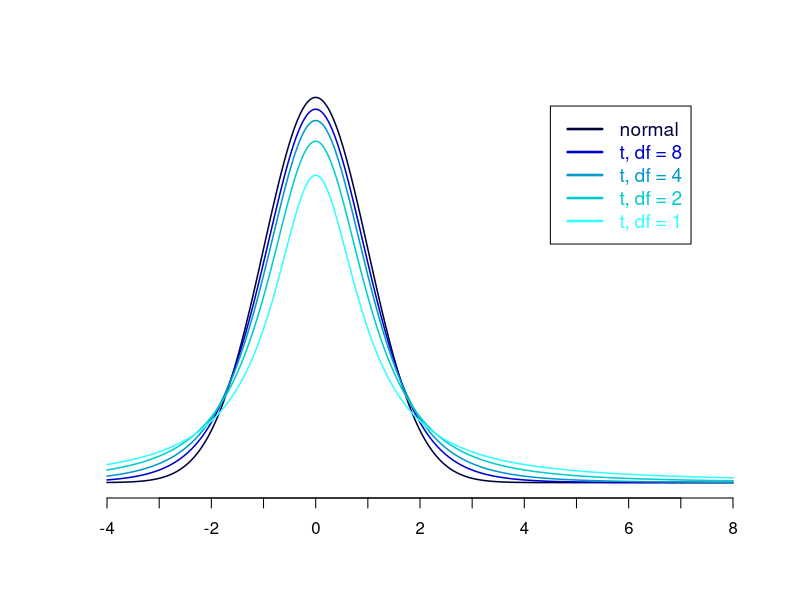

Source code (R):
#' BTC1859 Data Science in Health I, Assignment 1 
#' Prof. Nicholas Mitsakakis, Summer Term, 2024
#' Zachery Chan, 1005468012

# Github repo for R: https://github.com/SirAcia/BTC1859.git

# Please note that questions 2-4 are answered on the word document/written report

#' -------------------------------------

#' Question 1:

#' Using the function pbinom() as this scenario deals with desecretized, 
#' numerical data. Also assuming that there are only 2 states for this sickness:
#' sick or not sick, thus fulfilling the requirements (& conditions) necessary 
#' to use a binomial distribution 

#' Let p be the national probability of falling sick where p = 0.2, 

# Finding the complement of the probability of 5 or less kids (=<5) get sick in a class of 15,
# given that the students are in the population of students affected by the national 
# of getting sick (i.e. lie in the the population where parameter p = 0.2)

# Finding complement of pbinom(5,size = 15,prob = 0.2), thus the probability of 
# at least 6 kids getting sick 
prob_at_least_6 <- 1 - pbinom(5,size = 15,prob = 0.2)

#outputting probability to console window
prob_at_least_6

# prob_at_least_6 = 0.06105143
# Assuming that this class of kids is part of the general population of students 
# (such that they are subject to parameters, p = 0.2), the probability of at
# least 6 cases of illness is approx. 6%.

#' -------------------------------------

# Question 5

#Setting sequence for x-axis, using seq function to ensure smooth line (has many, many points)
x <- seq(from = -4, to = 8, length.out = 1000)

#PLotting normal distribution as y to plot on graph, using standard normal distribution (mean = 0, var = 1)
y_norm <- dnorm(x, mean = 0, sd = sqrt(1), log = FALSE)

#Plotting the normal distribution first as it well be tallest and set the zoom for y-axis accordingly
plot(x, y_norm, type = "l",col = "#000339", xlab = " ",
     ylab = " ", yaxt = "n", frame.plot = FALSE, lwd = 1.5, )

#Creating tick marks on the graph
axis(side = 1, at = c(-3, -1, 1, 3, 5, 7),labels = F)

#Creating vectors for the given degrees of freedom for the t-distributions
df_8 <- 8
df_4 <- 4
df_2 <- 2
df_1 <- 1

#Using points() to plot each t-distribution on the original graph, also set lwd = 1.5 for clarity
y_8 <- dt(x, df_8)
points(x, y_8, type = "l", col = "#0000CC", lwd = 1.5)

y_4 <- dt(x, df_4)
points(x, y_4, type = "l", col = "#0099CC", lwd = 1.5)

y_2 <- dt(x, df_2)
points(x, y_2, type = "l", col = "#00CCCC", lwd = 1.5)

y_1 <- dt(x, df_1)
points(x, y_1, type = "l", col = "#33FFFF", lwd = 1.5)

# Creating legend for the graph, used darker colours so it is more visisble 
# (found the one in the slides hard to read). Set the color of the normal 
# distribution darker for better disticntion & ease of viewing 
legend(x = 4.5, y = 0.39, legend = c("normal", "t, df = 8","t, df = 4", "t, df = 2", "t, df = 1"), 
       col = c("#000339", "#0000CC", "#0099CC", "#00CCCC", "#33FFFF"), lty = 1, border = "black", 
       text.col = c("#000339", "#0000CC", "#0099CC", "#00CCCC", "#33FFFF"), lwd = 2.5, cex = 1.15)

#Saved graph as file as placed into word report 



